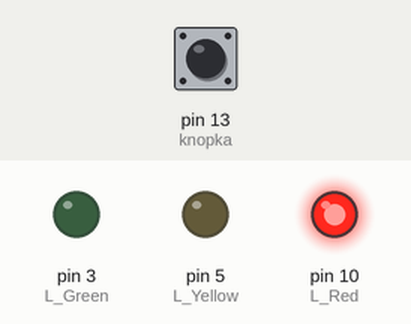
A sketch run on a simulated Arduino Uno, built with avr-gcc and run on an emulated ATmega328P. Parts: output pins drawn as LEDs (lit = HIGH). The test bench sets the inputs (shaded band); at power-on: pin 13 (knopka) LOW.

Above: at 0.5 s.
At 2.5 s:
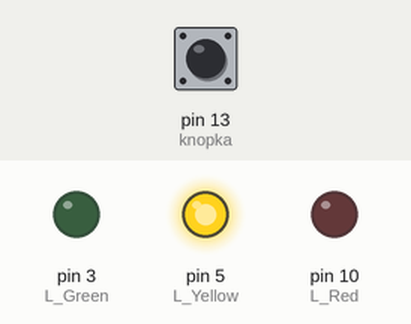
At 4.5 s:
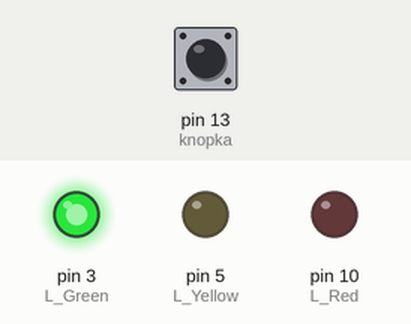
At 9.5 s:
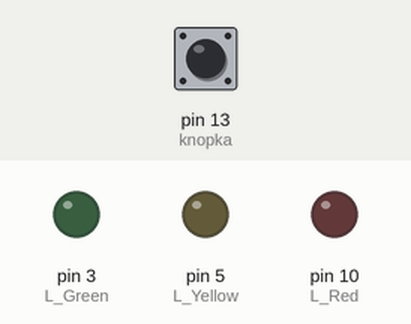
Timing chart, 0 to 10.4 s (numbered marks = the images above):
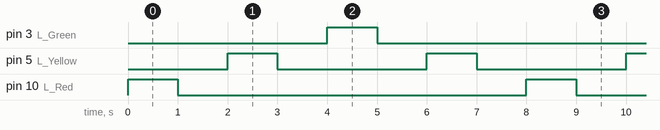

Measured:
- by itself, pin 3 (L_Green), pin 10 (L_Red): alternates HIGH for 1.0 s and LOW for 7.0 s
- by itself, pin 5 (L_Yellow): alternates HIGH for 1.0 s and LOW for 3.0 s
- by itself, everything shown: repeats every 8.0 s, in 8 steps

The sketch:

sketch_sep24a.ino
```cpp
boolean butt_flag = 0;
boolean butt ;
#define knopka  13           //это кнопочка
#define L_Red 10            //это красненький
#define L_Yellow 5         //это желтенький
#define L_Green 3         //это зелененький

void setup() {
      pinMode(L_Red, OUTPUT);
      pinMode(L_Yellow, OUTPUT);
      pinMode(L_Green, OUTPUT);
      pinMode(knopka, INPUT);

}

void loop() {
  butt = digitalRead(knopka);

    if (butt == 1 && butt_flag == 0)
    { butt_flag = 1;

          digitalWrite (L_Yellow, HIGH);
          delay (1000);
          digitalWrite (L_Yellow, LOW);
          delay (1000);

            digitalWrite (L_Red, HIGH);
            delay (1000);
            digitalWrite (L_Red, LOW);
            delay (1000);

    }
    if (butt == 0 && butt_flag == 1 )
     butt_flag = 0;

         digitalWrite (L_Red, HIGH);
        delay (1000);
        digitalWrite (L_Red, LOW);
        delay (1000);

          digitalWrite (L_Yellow, HIGH);
          delay (1000);
          digitalWrite (L_Yellow, LOW);
          delay (1000);

            digitalWrite (L_Green, HIGH);
            delay (1000);
            digitalWrite (L_Green, LOW);
            delay (1000);

              digitalWrite (L_Yellow, HIGH);
              delay (1000);
              digitalWrite (L_Yellow, LOW);
              delay (1000);


  }
```
